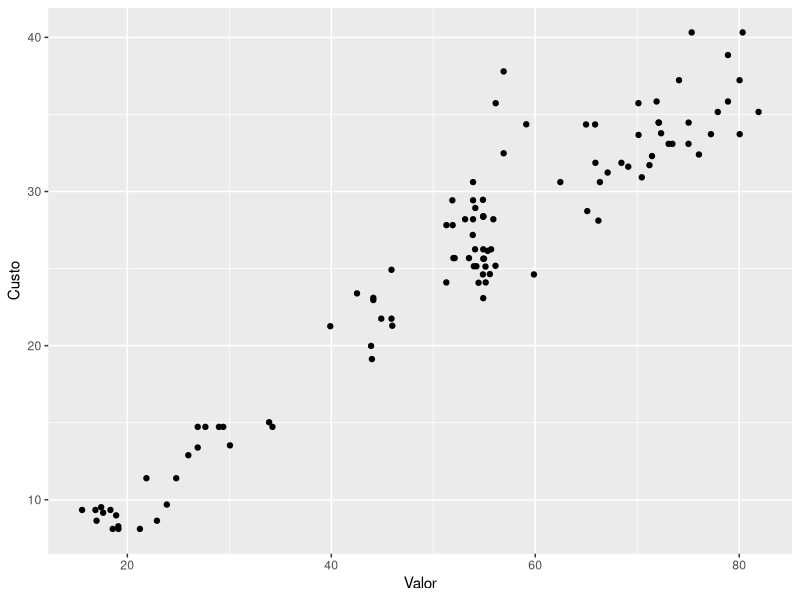

Source code (R):

setwd("D:/Estudo/Tecnologias/BI/PowerBI/Cap12/R/ini-R")
getwd()

vendas <- read.csv("Data/6-Vendas/Vendas.csv", fileEncoding = "windows-1252")

library(ggplot2)

#?qplot
qplot(Valor, Custo, data = vendas) # no PowerBI o dataset 'vendas' se chama 'dataset'